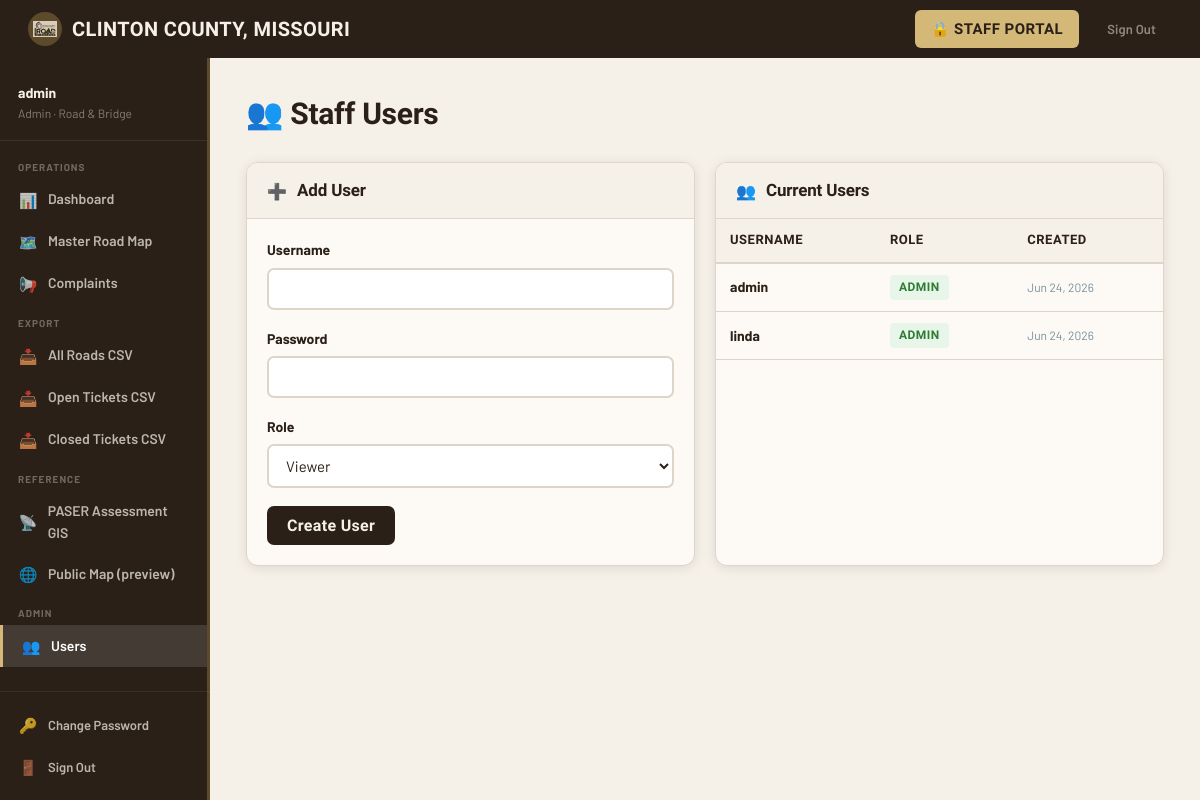
Page /internal/admin/users (signed in) on the committed database.
### app.py (models this page shows, shortened)
class User(UserMixin, db.Model):
    id = db.Column(db.Integer, primary_key=True)
    username = db.Column(db.String(80), unique=True, nullable=False)
    password_hash = db.Column(db.String(256), nullable=False)
    role = db.Column(db.String(20), default='viewer')
    created_at = db.Column(db.DateTime, default=datetime.utcnow)

### app.py (the view, shortened to what this page needs)
@app.route('/internal/admin/users', methods=['GET','POST'])
@login_required
def admin_users():
    if current_user.role != 'admin':
        flash('Admin only.','error')
        return redirect(url_for('internal_dashboard'))
    users = User.query.all()
    return render_template('admin_users.html', users=users)

### app.py (called while the page is built)
@login_manager.user_loader
def load_user(user_id):
    return db.session.get(User, int(user_id))

### templates/admin_users.html (shortened to what this page needs)
{% extends 'base.html' %}
{% block content %}
<div class="app-layout">
  {% include 'partials/sidebar.html' %}
  <div class="main-content">
    <h1 style="font-size:30px;margin-bottom:24px;">👥 Staff Users</h1>
    <div style="display:grid;grid-template-columns:1fr 1fr;gap:20px;">
      <div class="card">
        <div class="card-header"><span>➕</span><h3>Add User</h3></div>
        <div class="card-body">
          <form method="POST">
            <div class="form-group"><label class="form-label">Username</label><input type="text" name="username" class="form-control" required></div>
            <div class="form-group"><label class="form-label">Password</label><input type="password" name="password" class="form-control" required></div>
            <div class="form-group"><label class="form-label">Role</label>
              <select name="role" class="form-control">
                <option value="viewer">Viewer</option>
              </select>
            </div>
            <button type="submit" class="btn btn-primary">Create User</button>
          </form>
        </div>
      </div>
      <div class="card">
        <div class="card-header"><span>👥</span><h3>Current Users</h3></div>
        <table>
          <thead><tr><th>Username</th><th>Role</th><th>Created</th></tr></thead>
          <tbody>
            {% for u in users %}
            <tr>
              <td style="font-weight:700;">{{ u.username }}</td>
              <td><span class="badge badge-{{ 'green' if u.role=='admin' else 'grey' }}">{{ u.role }}</span></td>
              <td style="font-size:12px;color:var(--slate-light);">{{ u.created_at.strftime('%b %d, %Y') }}</td>
            </tr>
            {% endfor %}
          </tbody>
        </table>
      </div>
    </div>
  </div>
</div>
{% endblock %}

### templates/partials/sidebar.html
<nav class="sidebar">
  <div class="sidebar-who">
    <div class="sidebar-who-name">{{ current_user.username }}</div>
    <div class="sidebar-who-role">{{ current_user.role|capitalize }} · Road & Bridge</div>
  </div>
  <div class="sidebar-section">Operations</div>
  <a href="{{ url_for('internal_dashboard') }}" class="sidebar-link {% if request.endpoint=='internal_dashboard' %}active{% endif %}">
    <span class="icon">📊</span> Dashboard
  </a>
  <a href="{{ url_for('internal_map') }}" class="sidebar-link {% if request.endpoint=='internal_map' %}active{% endif %}">
    <span class="icon">🗺️</span> Master Road Map
  </a>
  <a href="{{ url_for('internal_complaints') }}" class="sidebar-link {% if 'complaint' in request.endpoint %}active{% endif %}">
    <span class="icon">📢</span> Complaints
  </a>
  <div class="sidebar-section">Export</div>
  <a href="{{ url_for('export_roads_csv') }}" class="sidebar-link">
    <span class="icon">📥</span> All Roads CSV
  </a>
  <a href="{{ url_for('export_open_tickets_csv') }}" class="sidebar-link">
    <span class="icon">📥</span> Open Tickets CSV
  </a>
  <a href="{{ url_for('export_closed_tickets_csv') }}" class="sidebar-link">
    <span class="icon">📥</span> Closed Tickets CSV
  </a>
  <div class="sidebar-section">Reference</div>
  <a href="{{ url_for('paser_map_viewer') }}" target="_blank" class="sidebar-link">
    <span class="icon">📡</span> PASER Assessment GIS
  </a>
  <a href="{{ url_for('activity_map') }}" target="_blank" class="sidebar-link">
    <span class="icon">🌐</span> Public Map (preview)
  </a>
  {% if current_user.role == 'admin' %}
  <div class="sidebar-section">Admin</div>
  <a href="{{ url_for('admin_users') }}" class="sidebar-link {% if request.endpoint=='admin_users' %}active{% endif %}">
    <span class="icon">👥</span> Users
  </a>
  {% endif %}
  <div style="position:absolute;bottom:0;left:0;right:0;padding:12px 0;border-top:1px solid rgba(255,255,255,0.06);">
    <a href="{{ url_for('change_password') }}" class="sidebar-link" style="font-size:13px;">
      <span class="icon">🔑</span> Change Password
    </a>
    <a href="{{ url_for('logout') }}" class="sidebar-link" style="font-size:13px;">
      <span class="icon">🚪</span> Sign Out
    </a>
  </div>
</nav>

### static/css/style.css (style rules this page uses)
:root { --dirt: #2A2018; --bark: #5C4A2A; --tan: #A08060; --straw: #D4B878; --cream: #F5F0E8; --warm-white: #FDFAF5; --field: #6B8E4E; --field-light: #E8F0DC; --road-grey: #5A5548; --green: #2E7D32; --green-light: #E8F5E9; --yellow: #F9A825; --yellow-light:#FFFDE7; --red: #C62828; --red-light: #FFEBEE; --orange: #D4703A; --orange-light:#FBE9E7; --blue: #1565C0; --blue-light: #E3F2FD; --slate: #455A64; --slate-light: #78909C; --border: #DDD5C8; --shadow: 0 2px 12px rgba(42,32,24,0.10); --shadow-lg: 0 8px 40px rgba(42,32,24,0.18); --radius: 12px; --radius-sm: 7px; }
* { box-sizing: border-box; margin: 0; padding: 0; }
body { font-family: 'Barlow', sans-serif; background: var(--cream); color: var(--dirt); min-height: 100vh; font-size: 16px; line-height: 1.6; }
h1,h2,h3,h4 { font-family: 'Barlow Condensed', sans-serif; font-weight: 800; letter-spacing: -0.01em; }
.btn { display: inline-flex; align-items: center; gap: 8px; padding: 10px 20px; border-radius: var(--radius-sm); font-family: 'Barlow Condensed', sans-serif; font-weight: 700; font-size: 16px; letter-spacing: 0.02em; cursor: pointer; border: none; text-decoration: none; transition: all 0.14s; }
.btn-primary { background: var(--dirt); color: var(--cream); }
.app-layout { display: flex; min-height: calc(100vh - 58px); }
.sidebar { width: 210px; background: var(--dirt); flex-shrink: 0; padding: 16px 0; border-right: 3px solid var(--bark); }
.sidebar-who { padding: 8px 18px 16px; border-bottom: 1px solid rgba(255,255,255,0.08); margin-bottom: 8px; }
.sidebar-who-name { font-weight: 700; font-size: 14px; color: var(--cream); }
.sidebar-who-role { font-size: 12px; color: rgba(245,240,232,0.45); }
.sidebar-section { padding: 10px 18px 4px; font-size: 10px; font-weight: 700; text-transform: uppercase; letter-spacing: 0.10em; color: rgba(245,240,232,0.35); }
.sidebar-link { display: flex; align-items: center; gap: 10px; padding: 9px 18px; color: rgba(245,240,232,0.72); text-decoration: none; font-size: 14px; font-weight: 600; transition: all 0.1s; }
.sidebar-link.active { background: rgba(255,255,255,0.12); color: #fff; border-left: 3px solid var(--straw); }
.sidebar-link .icon { font-size: 15px; width: 20px; text-align: center; }
.main-content { flex: 1; padding: 32px 36px; background: var(--cream); overflow-y: auto; }
.card { background: var(--warm-white); border-radius: var(--radius); border: 1px solid var(--border); box-shadow: var(--shadow); overflow: hidden; }
.card-header { padding: 14px 20px; background: var(--cream); border-bottom: 1px solid var(--border); display: flex; align-items: center; gap: 10px; }
.card-header h2, .card-header h3 { font-size: 17px; color: var(--dirt); }
.card-body { padding: 20px; }
.badge { display: inline-block; padding: 3px 9px; border-radius: 4px; font-size: 12px; font-weight: 700; font-family: 'Barlow Condensed', sans-serif; letter-spacing: 0.04em; text-transform: uppercase; }
.badge-green { background: var(--green-light); color: var(--green); }
.form-group { margin-bottom: 18px; }
.form-label { display: block; font-weight: 700; font-size: 14px; margin-bottom: 6px; color: var(--dirt); }
.form-control { width: 100%; padding: 10px 13px; border: 2px solid var(--border); border-radius: var(--radius-sm); font-family: 'Barlow', sans-serif; font-size: 15px; background: #fff; color: var(--dirt); transition: border-color 0.14s; }
select.form-control { cursor: pointer; }
table { width: 100%; border-collapse: collapse; font-size: 14px; }
th { background: var(--cream); color: var(--dirt); padding: 11px 14px; text-align: left; font-weight: 700; font-family: 'Barlow Condensed', sans-serif; font-size: 13px; text-transform: uppercase; letter-spacing: 0.04em; white-space: nowrap; border-bottom: 2px solid var(--border); }
td { padding: 11px 14px; border-bottom: 1px solid var(--border); vertical-align: middle; }

### rows in the picture
User: username "admin", role "Admin", role "ADMIN", created_at "Jun 24, 2026"
User: username "linda", role "ADMIN", created_at "Jun 24, 2026"
